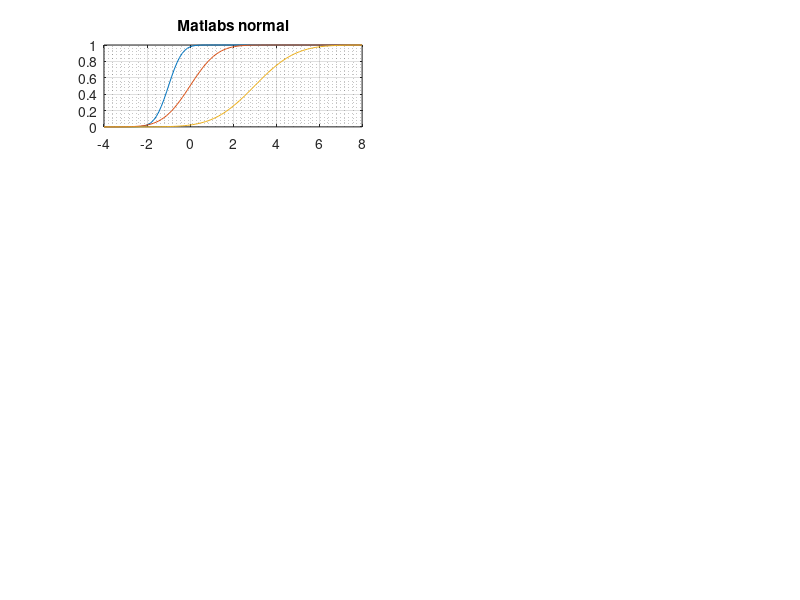

The MATLAB script that drew this image: (Note: this script raises an error after producing the figure.)


div_point_count = 100;
figure;

%Normal a'la MATLAB:

range = [-4.0,8.0];
x = linspace(range(1), range(2), div_point_count);

mu_1 = -1;
sigma_1 = 1/2;

mu_2 = 0;
sigma_2 = 1;

mu_3 = 3;
sigma_3 = 3/2;


F = normcdf(x,mu_1,sigma_1);

subplot(4,2,1);
plot(x,F);
title('Matlabs normal');
hold on;
grid on;
grid minor;

F = normcdf(x,mu_2,sigma_2);
plot(x,F);
F = normcdf(x,mu_3,sigma_3);
plot(x,F);
hold off;

%My normal:

F = ContinuousCDF(x,'normal',[mu_1,sigma_1]);

subplot(4,2,2);
plot(x,F);
title('My normal');
ylim([0,1]);
hold on;
grid on;
grid minor;

F = ContinuousCDF(x,'normal',[mu_2,sigma_2]);
plot(x,F);
F = ContinuousCDF(x,'normal',[mu_3,sigma_3]);
plot(x,F);
hold off;

%----------------------------------------------
%Exponencialis a'la MATLAB:

range = [0,10];
x = linspace(range(1), range(2), div_point_count);

lambda_1 = 1/2;
lambda_2 = 1;
lambda_3 = 2;

F = expcdf(x,1/lambda_1);

subplot(4,2,3);
plot(x,F);
title('Matlabs Exponential');
hold on;
grid on;
grid minor;

F = expcdf(x,1/lambda_2);
plot(x,F);
F = expcdf(x,1/lambda_3);
plot(x,F);
hold off;

%My exponential:

F = ContinuousCDF(x,'exponential',lambda_1);

subplot(4,2,4);
plot(x,F);
title('My Exponential');
hold on;
grid on;
grid minor;

F = ContinuousCDF(x,'exponential',lambda_2);
plot(x,F);
F = ContinuousCDF(x,'exponential',lambda_3);
plot(x,F);
hold off;

%---------------------------------------------
%Gamma a'la MATLAB:

range = [0,4];
x = linspace(range(1), range(2), div_point_count);

a_1 = 1;
a_2 = 1/2;
a_3 = 1/4;
a_4 = 3/4;
a_5 = 5/4;
a_6 = 3/2;
a_7 = 7/4;

F = gamcdf(x,a_1,1);

subplot(4,2,5);
plot(x,F);
title('Matlabs Gamma');
hold on;
grid on;
grid minor;

F = gamcdf(x,a_2,1);
plot(x,F);
F = gamcdf(x,a_3,1);
plot(x,F);
F = gamcdf(x,a_4,1);
plot(x,F);
F = gamcdf(x,a_5,1);
plot(x,F);
F = gamcdf(x,a_6,1);
plot(x,F);
F = gamcdf(x,a_7,1);
plot(x,F);
hold off;

%My gamma:

F = ContinuousCDF(x,'gamma',[a_1,1]);

subplot(4,2,6);
plot(x,F);
title('My Gamma');
hold on;
grid on;
grid minor;

F = ContinuousCDF(x,'gamma',[a_2,1]);
plot(x,F);
F = ContinuousCDF(x,'gamma',[a_3,1]);
plot(x,F);
F = ContinuousCDF(x,'gamma',[a_4,1]);
plot(x,F);
F = ContinuousCDF(x,'gamma',[a_5,1]);
plot(x,F);
F = ContinuousCDF(x,'gamma',[a_6,1]);
plot(x,F);
F = ContinuousCDF(x,'gamma',[a_7,1]);
plot(x,F);
hold off;

%---------------------------------------------
%Beta a'la MATLAB:

range = [0,1];
x = linspace(range(1), range(2), div_point_count);

a_1 = 2;
a_2 = 1;
a_3 = 2;
a_4 = 1/2;
a_5 = 5;

b_1 = 5;
b_2 = 3;
b_3 = 2;
b_4 = 1/2;
b_5 = 1;


F = betacdf(x,a_1,b_1);

subplot(4,2,7);
plot(x,F);
title('Matlabs Beta');
hold on;
grid on;
grid minor;

F = betacdf(x,a_2,b_2);
plot(x,F);
F = betacdf(x,a_3,b_3);
plot(x,F);
F = betacdf(x,a_4,b_4);
plot(x,F);
F = betacdf(x,a_5,b_5);
plot(x,F);
hold off;

%My beta:

F = ContinuousCDF(x,'beta',[a_1,b_1]);

subplot(4,2,8);
plot(x,F);
ylim([0,1]);
title('My Beta');
hold on;
grid on;
grid minor;

F = ContinuousCDF(x,'beta',[a_2,b_2]);
plot(x,F);
F = ContinuousCDF(x,'beta',[a_3,b_3]);
plot(x,F);
F = ContinuousCDF(x,'beta',[a_4,b_4]);
plot(x,F);
F = ContinuousCDF(x,'beta',[a_5,b_5]);
plot(x,F);
hold off;
